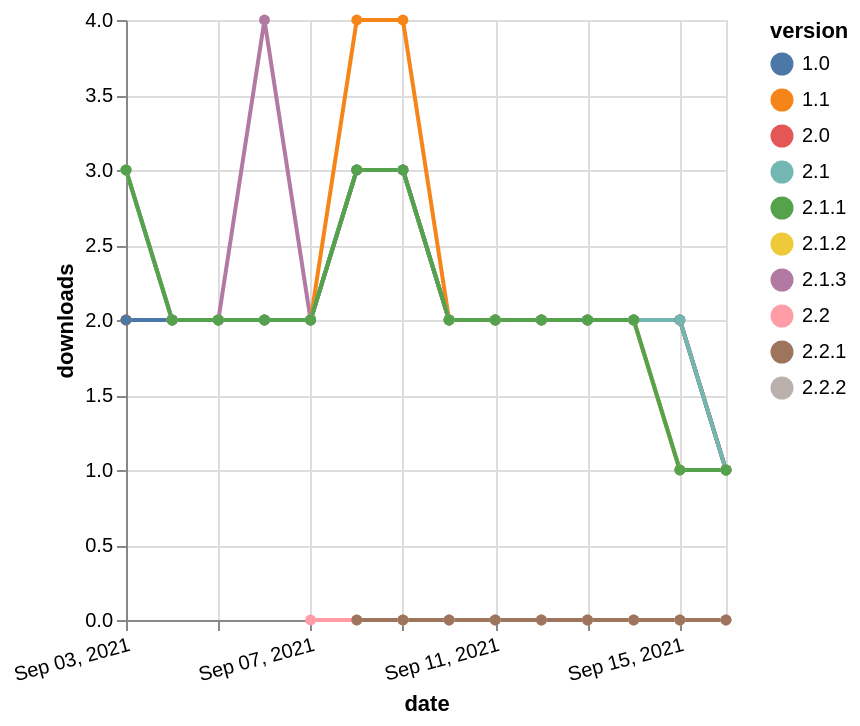

Write a Vega-Lite specification for this figure.
### Vega-Lite specification from a JSON file in a GitHub repository (floating-point values rounded to 4 significant figures)
{"$schema": "https://vega.github.io/schema/vega-lite/v5.json", "description": "A simple bar chart with embedded data.", "data": {"values": [{"date": "2021-09-03", "total": 133, "delta": 3, "version": "2.1.3"}, {"date": "2021-09-04", "total": 135, "delta": 2, "version": "2.1.3"}, {"date": "2021-09-05", "total": 137, "delta": 2, "version": "2.1.3"}, {"date": "2021-09-06", "total": 141, "delta": 4, "version": "2.1.3"}, {"date": "2021-09-07", "total": 143, "delta": 2, "version": "2.1.3"}, {"date": "2021-09-08", "total": 146, "delta": 3, "version": "2.1.3"}, {"date": "2021-09-09", "total": 149, "delta": 3, "version": "2.1.3"}, {"date": "2021-09-10", "total": 151, "delta": 2, "version": "2.1.3"}, {"date": "2021-09-11", "total": 153, "delta": 2, "version": "2.1.3"}, {"date": "2021-09-12", "total": 155, "delta": 2, "version": "2.1.3"}, {"date": "2021-09-13", "total": 157, "delta": 2, "version": "2.1.3"}, {"date": "2021-09-14", "total": 159, "delta": 2, "version": "2.1.3"}, {"date": "2021-09-15", "total": 160, "delta": 1, "version": "2.1.3"}, {"date": "2021-09-16", "total": 161, "delta": 1, "version": "2.1.3"}, {"date": "2021-09-03", "total": 309, "delta": 2, "version": "2.0"}, {"date": "2021-09-04", "total": 311, "delta": 2, "version": "2.0"}, {"date": "2021-09-05", "total": 313, "delta": 2, "version": "2.0"}, {"date": "2021-09-06", "total": 315, "delta": 2, "version": "2.0"}, {"date": "2021-09-07", "total": 317, "delta": 2, "version": "2.0"}, {"date": "2021-09-08", "total": 320, "delta": 3, "version": "2.0"}, {"date": "2021-09-09", "total": 323, "delta": 3, "version": "2.0"}, {"date": "2021-09-10", "total": 325, "delta": 2, "version": "2.0"}, {"date": "2021-09-11", "total": 327, "delta": 2, "version": "2.0"}, {"date": "2021-09-12", "total": 329, "delta": 2, "version": "2.0"}, {"date": "2021-09-13", "total": 331, "delta": 2, "version": "2.0"}, {"date": "2021-09-14", "total": 333, "delta": 2, "version": "2.0"}, {"date": "2021-09-15", "total": 335, "delta": 2, "version": "2.0"}, {"date": "2021-09-16", "total": 336, "delta": 1, "version": "2.0"}, {"date": "2021-09-03", "total": 911, "delta": 2, "version": "1.1"}, {"date": "2021-09-04", "total": 913, "delta": 2, "version": "1.1"}, {"date": "2021-09-05", "total": 915, "delta": 2, "version": "1.1"}, {"date": "2021-09-06", "total": 917, "delta": 2, "version": "1.1"}, {"date": "2021-09-07", "total": 919, "delta": 2, "version": "1.1"}, {"date": "2021-09-08", "total": 923, "delta": 4, "version": "1.1"}, {"date": "2021-09-09", "total": 927, "delta": 4, "version": "1.1"}, {"date": "2021-09-10", "total": 929, "delta": 2, "version": "1.1"}, {"date": "2021-09-11", "total": 931, "delta": 2, "version": "1.1"}, {"date": "2021-09-12", "total": 933, "delta": 2, "version": "1.1"}, {"date": "2021-09-13", "total": 935, "delta": 2, "version": "1.1"}, {"date": "2021-09-14", "total": 937, "delta": 2, "version": "1.1"}, {"date": "2021-09-15", "total": 939, "delta": 2, "version": "1.1"}, {"date": "2021-09-16", "total": 940, "delta": 1, "version": "1.1"}, {"date": "2021-09-03", "total": 181, "delta": 3, "version": "2.1.2"}, {"date": "2021-09-04", "total": 183, "delta": 2, "version": "2.1.2"}, {"date": "2021-09-05", "total": 185, "delta": 2, "version": "2.1.2"}, {"date": "2021-09-06", "total": 187, "delta": 2, "version": "2.1.2"}, {"date": "2021-09-07", "total": 189, "delta": 2, "version": "2.1.2"}, {"date": "2021-09-08", "total": 192, "delta": 3, "version": "2.1.2"}, {"date": "2021-09-09", "total": 195, "delta": 3, "version": "2.1.2"}, {"date": "2021-09-10", "total": 197, "delta": 2, "version": "2.1.2"}, {"date": "2021-09-11", "total": 199, "delta": 2, "version": "2.1.2"}, {"date": "2021-09-12", "total": 201, "delta": 2, "version": "2.1.2"}, {"date": "2021-09-13", "total": 203, "delta": 2, "version": "2.1.2"}, {"date": "2021-09-14", "total": 205, "delta": 2, "version": "2.1.2"}, {"date": "2021-09-15", "total": 206, "delta": 1, "version": "2.1.2"}, {"date": "2021-09-16", "total": 207, "delta": 1, "version": "2.1.2"}, {"date": "2021-09-07", "total": 25, "delta": 0, "version": "2.2"}, {"date": "2021-09-08", "total": 31, "delta": 0, "version": "2.2"}, {"date": "2021-09-09", "total": 34, "delta": 0, "version": "2.2"}, {"date": "2021-09-10", "total": 36, "delta": 0, "version": "2.2"}, {"date": "2021-09-11", "total": 38, "delta": 0, "version": "2.2"}, {"date": "2021-09-12", "total": 40, "delta": 0, "version": "2.2"}, {"date": "2021-09-13", "total": 44, "delta": 0, "version": "2.2"}, {"date": "2021-09-14", "total": 46, "delta": 0, "version": "2.2"}, {"date": "2021-09-15", "total": 48, "delta": 0, "version": "2.2"}, {"date": "2021-09-16", "total": 49, "delta": 0, "version": "2.2"}, {"date": "2021-09-09", "total": 22, "delta": 0, "version": "2.2.2"}, {"date": "2021-09-10", "total": 28, "delta": 0, "version": "2.2.2"}, {"date": "2021-09-11", "total": 31, "delta": 0, "version": "2.2.2"}, {"date": "2021-09-12", "total": 34, "delta": 0, "version": "2.2.2"}, {"date": "2021-09-13", "total": 38, "delta": 0, "version": "2.2.2"}, {"date": "2021-09-14", "total": 44, "delta": 0, "version": "2.2.2"}, {"date": "2021-09-15", "total": 46, "delta": 0, "version": "2.2.2"}, {"date": "2021-09-16", "total": 47, "delta": 0, "version": "2.2.2"}, {"date": "2021-09-03", "total": 899, "delta": 2, "version": "1.0"}, {"date": "2021-09-04", "total": 901, "delta": 2, "version": "1.0"}, {"date": "2021-09-05", "total": 903, "delta": 2, "version": "1.0"}, {"date": "2021-09-06", "total": 905, "delta": 2, "version": "1.0"}, {"date": "2021-09-07", "total": 907, "delta": 2, "version": "1.0"}, {"date": "2021-09-08", "total": 910, "delta": 3, "version": "1.0"}, {"date": "2021-09-09", "total": 913, "delta": 3, "version": "1.0"}, {"date": "2021-09-10", "total": 915, "delta": 2, "version": "1.0"}, {"date": "2021-09-11", "total": 917, "delta": 2, "version": "1.0"}, {"date": "2021-09-12", "total": 919, "delta": 2, "version": "1.0"}, {"date": "2021-09-13", "total": 921, "delta": 2, "version": "1.0"}, {"date": "2021-09-14", "total": 923, "delta": 2, "version": "1.0"}, {"date": "2021-09-15", "total": 925, "delta": 2, "version": "1.0"}, {"date": "2021-09-16", "total": 926, "delta": 1, "version": "1.0"}, {"date": "2021-09-08", "total": 25, "delta": 0, "version": "2.2.1"}, {"date": "2021-09-09", "total": 29, "delta": 0, "version": "2.2.1"}, {"date": "2021-09-10", "total": 32, "delta": 0, "version": "2.2.1"}, {"date": "2021-09-11", "total": 36, "delta": 0, "version": "2.2.1"}, {"date": "2021-09-12", "total": 38, "delta": 0, "version": "2.2.1"}, {"date": "2021-09-13", "total": 42, "delta": 0, "version": "2.2.1"}, {"date": "2021-09-14", "total": 45, "delta": 0, "version": "2.2.1"}, {"date": "2021-09-15", "total": 47, "delta": 0, "version": "2.2.1"}, {"date": "2021-09-16", "total": 48, "delta": 0, "version": "2.2.1"}, {"date": "2021-09-03", "total": 264, "delta": 3, "version": "2.1"}, {"date": "2021-09-04", "total": 266, "delta": 2, "version": "2.1"}, {"date": "2021-09-05", "total": 268, "delta": 2, "version": "2.1"}, {"date": "2021-09-06", "total": 270, "delta": 2, "version": "2.1"}, {"date": "2021-09-07", "total": 272, "delta": 2, "version": "2.1"}, {"date": "2021-09-08", "total": 275, "delta": 3, "version": "2.1"}, {"date": "2021-09-09", "total": 278, "delta": 3, "version": "2.1"}, {"date": "2021-09-10", "total": 280, "delta": 2, "version": "2.1"}, {"date": "2021-09-11", "total": 282, "delta": 2, "version": "2.1"}, {"date": "2021-09-12", "total": 284, "delta": 2, "version": "2.1"}, {"date": "2021-09-13", "total": 286, "delta": 2, "version": "2.1"}, {"date": "2021-09-14", "total": 288, "delta": 2, "version": "2.1"}, {"date": "2021-09-15", "total": 290, "delta": 2, "version": "2.1"}, {"date": "2021-09-16", "total": 291, "delta": 1, "version": "2.1"}, {"date": "2021-09-03", "total": 271, "delta": 3, "version": "2.1.1"}, {"date": "2021-09-04", "total": 273, "delta": 2, "version": "2.1.1"}, {"date": "2021-09-05", "total": 275, "delta": 2, "version": "2.1.1"}, {"date": "2021-09-06", "total": 277, "delta": 2, "version": "2.1.1"}, {"date": "2021-09-07", "total": 279, "delta": 2, "version": "2.1.1"}, {"date": "2021-09-08", "total": 282, "delta": 3, "version": "2.1.1"}, {"date": "2021-09-09", "total": 285, "delta": 3, "version": "2.1.1"}, {"date": "2021-09-10", "total": 287, "delta": 2, "version": "2.1.1"}, {"date": "2021-09-11", "total": 289, "delta": 2, "version": "2.1.1"}, {"date": "2021-09-12", "total": 291, "delta": 2, "version": "2.1.1"}, {"date": "2021-09-13", "total": 293, "delta": 2, "version": "2.1.1"}, {"date": "2021-09-14", "total": 295, "delta": 2, "version": "2.1.1"}, {"date": "2021-09-15", "total": 296, "delta": 1, "version": "2.1.1"}, {"date": "2021-09-16", "total": 297, "delta": 1, "version": "2.1.1"}]}, "width": "container", "mark": {"type": "line", "point": {"filled": true}}, "encoding": {"x": {"field": "date", "type": "temporal", "timeUnit": "yearmonthdate", "title": "date", "axis": {"labelAngle": -15}}, "y": {"field": "delta", "type": "quantitative", "title": "downloads"}, "color": {"field": "version", "type": "nominal"}, "tooltip": {"field": "delta"}}}
